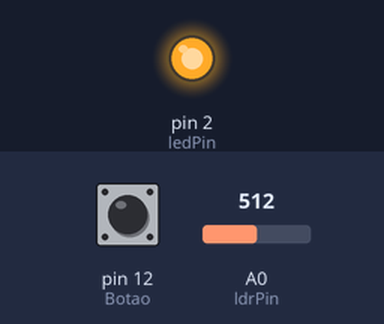
A sketch run on a simulated Arduino Uno, built with avr-gcc and run on an emulated ATmega328P. Parts: output pins drawn as LEDs (lit = HIGH). The inputs (shaded band) are chosen by the test bench; at power-on: A0 (ldrPin) = 512, pin 12 (Botao) LOW. What the sketch prints to the serial monitor is not drawn.

Above: at 1.2 s.
1.3 s: A0 (ldrPin) set to 788
3.3 s: A0 (ldrPin) set to 810
At 3.8 s:
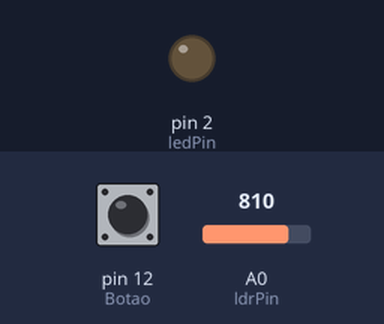
Timing chart, 0 to 6.3 s (numbered marks = the images above; inputs shaded):
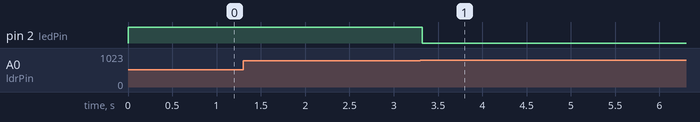

The sketch:

p_ldr_botao_led.ino
```cpp
const int ledPin = 2; //led no pino 2
const int Botao = 12; //botao no pino 12
int estadoBotao; //Variavel para ler o status do pushbutton
int ldrPin = A0; //LDR no pino analígico 8
int ldrValor = 0; //Valor lido do LDR


void setup(){
    Serial.begin(9600);
    pinMode(ledPin, OUTPUT); //Pino do led será saída
    pinMode(Botao, INPUT); //Pino com botão será entrada
    pinMode(ldrPin, INPUT);
}

void loop(){
   ///ler o valor do LDR
 ldrValor = analogRead(ldrPin); //O valor lido será entre 0 e 1023

 //se o valor lido for maior que 500, liga o led
 if (ldrValor>= 800){

    Serial.print(ldrValor);
    Serial.print("Ta de dia");
    estadoBotao = digitalRead(Botao); //le o estado do botão - HIGH OU LOW

    if (estadoBotao == HIGH){ //Se botão estiver pressionado (HIGH)
        digitalWrite(ledPin, HIGH); // acende o led do pino 2.
    }
    else{ //se não estiver pressionado (LOW)
        digitalWrite(ledPin, LOW); //deixa o led do pino 2 apagado
    }
}
   else if (ldrValor<= 800){
        Serial.print(ldrValor);
        Serial.print("Ta de noite");
        digitalWrite(ledPin, HIGH); // acende o led do pino 2.
    }

    }
```

Measured:
- the behaviour switches between 799 and 800 on A0 (ldrPin) (found by bisection; images 0 and 1)
- after the input at 1.3 s, every drawn part: stays the same
- after the input at 3.3 s, pin 2 (ledPin): HIGH → LOW at once
